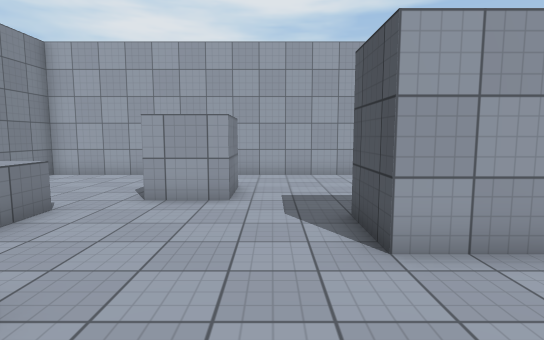
view 1 (above)

15 first-person views from a walk through a scene from a Unity 3-D project. The camera is 1.5 m above the floor, tilts 6° down and sees 80° across. The floor is counted in squares, 1 m on a side. Each view is taken from the middle of a square. On the plan, view 1 faces up. The plan holds only what a view shows up to about 15 squares ahead; the rest is blank. Some animated figures are left out. Door leaves are left out, so doorways stand open. Surface patterns are stand-ins for the level's own textures.

view 2
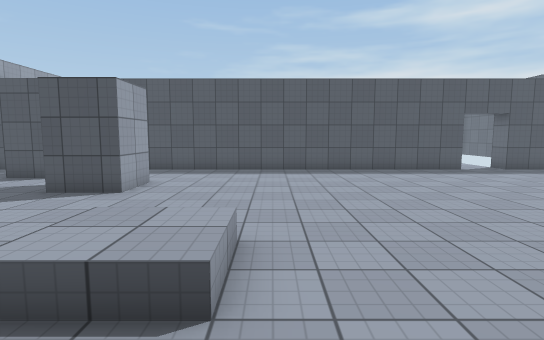

view 3
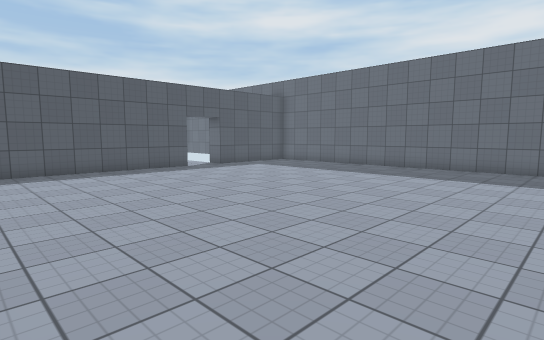

view 4
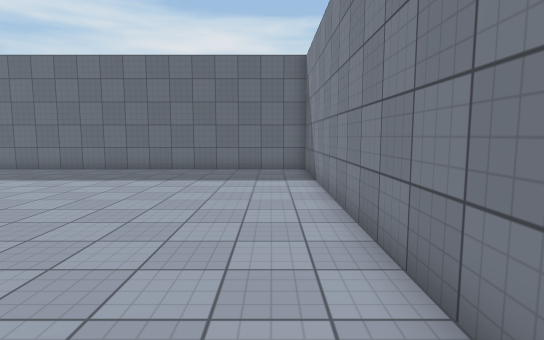

view 5
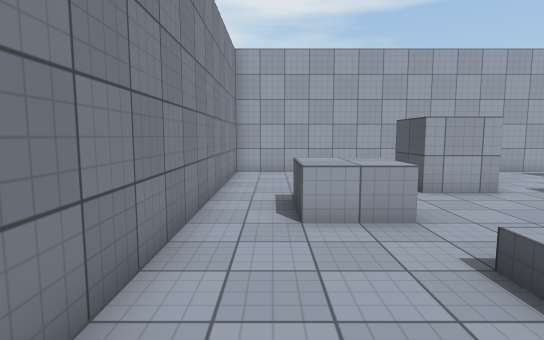

view 6
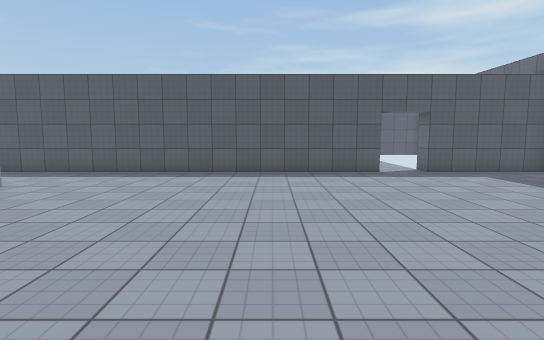

view 7
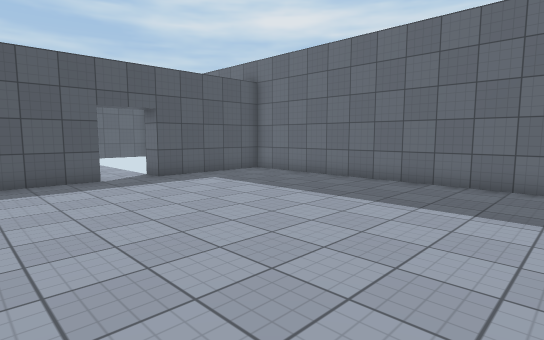

view 8
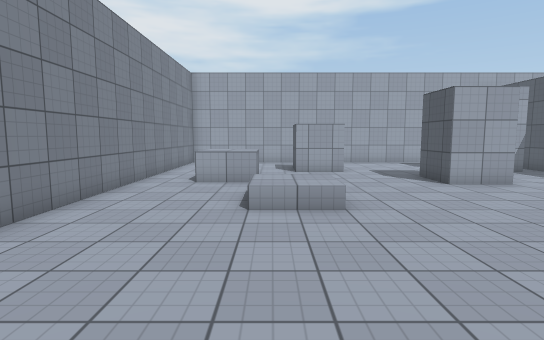

view 9
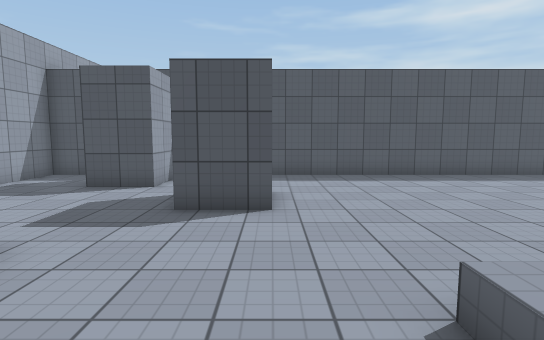

view 10
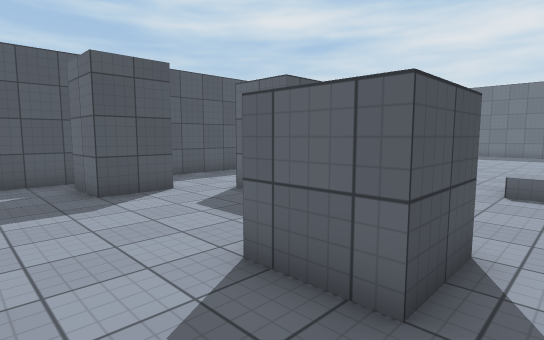

view 11
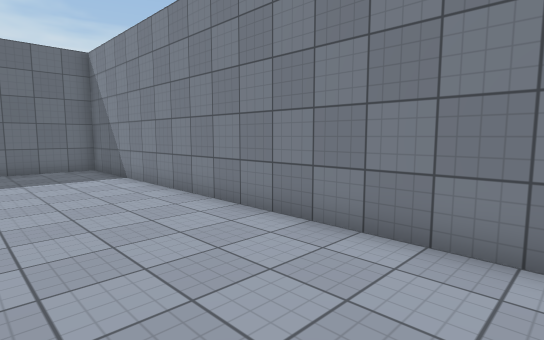

view 12
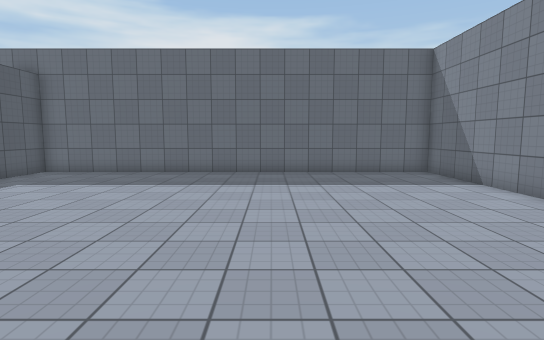

view 13
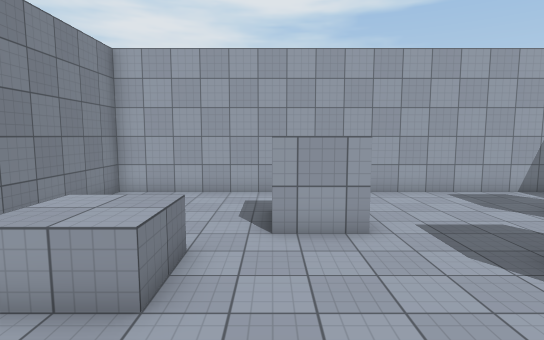

view 14
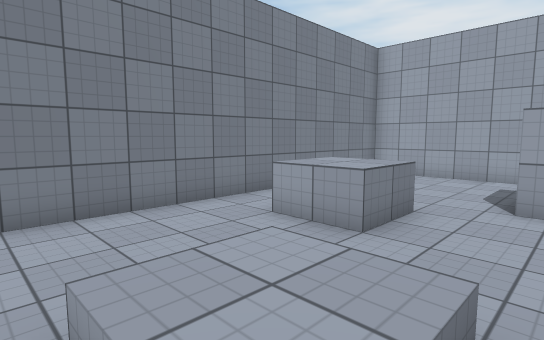

view 15
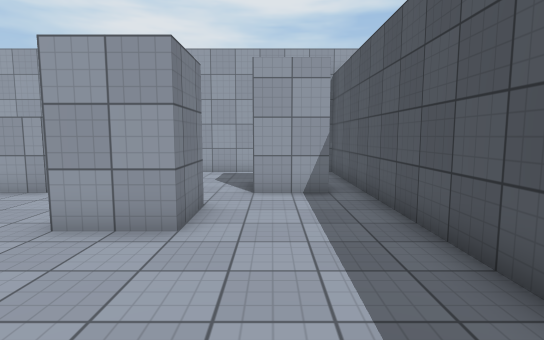

### Floor plan
Points are (right, up) in squares from view 1. A wall is a line through its corners. A room is listed if a view was taken in it or the views show most of it. See-through windows are left out.
Room 1 (views 1, 2, 3, 4, 5, 6, 7, 8, 9, 10, 11, 12, 13, 14, 15)
walls: (3.5, 6) (3.5, 4) (1.5, 4) (1.5, 6); (-1, 7.5) (-3, 7.5) (-3, 9.5) (-1, 9.5) (-1, 7.5); (7.5, -8.6) (7.5, 12.5) (-8.5, 12.5) (-8.5, -15.5) (7.5, -15.5) (7.5, -10.5); (6.6, 7.5) (4.5, 7.5) (4.5, 9.5) (6.5, 9.5)
low walls: (-4.5, 6.5) (-4.5, 4.5) (-6.5, 4.5) (-6.5, 5.8)
ways out: open door at (8, -9.5)

Where each view was taken, in squares from view 1:
view 1: 0 up, 0 right, facing up
view 2: 0 up, 7 left, facing right
view 3: 0 up, 7 left, facing down-right
view 4: 1 down, 7 left, facing down
view 5: 1 down, 7 left, facing up
view 6: 4 down, 6 left, facing right
view 7: 5 down, 4 left, facing down-right
view 8: 6 down, 4 left, facing up
view 9: 4 up, 5 left, facing right
view 10: 12 up, 4 left, facing down-right
view 11: 0 up, 4 left, facing down-left
view 12: 2 down, 2 left, facing down
view 13: 1 up, 3 left, facing up
view 14: 0 up, 2 left, facing up-left
view 15: 1 down, 5 right, facing up
